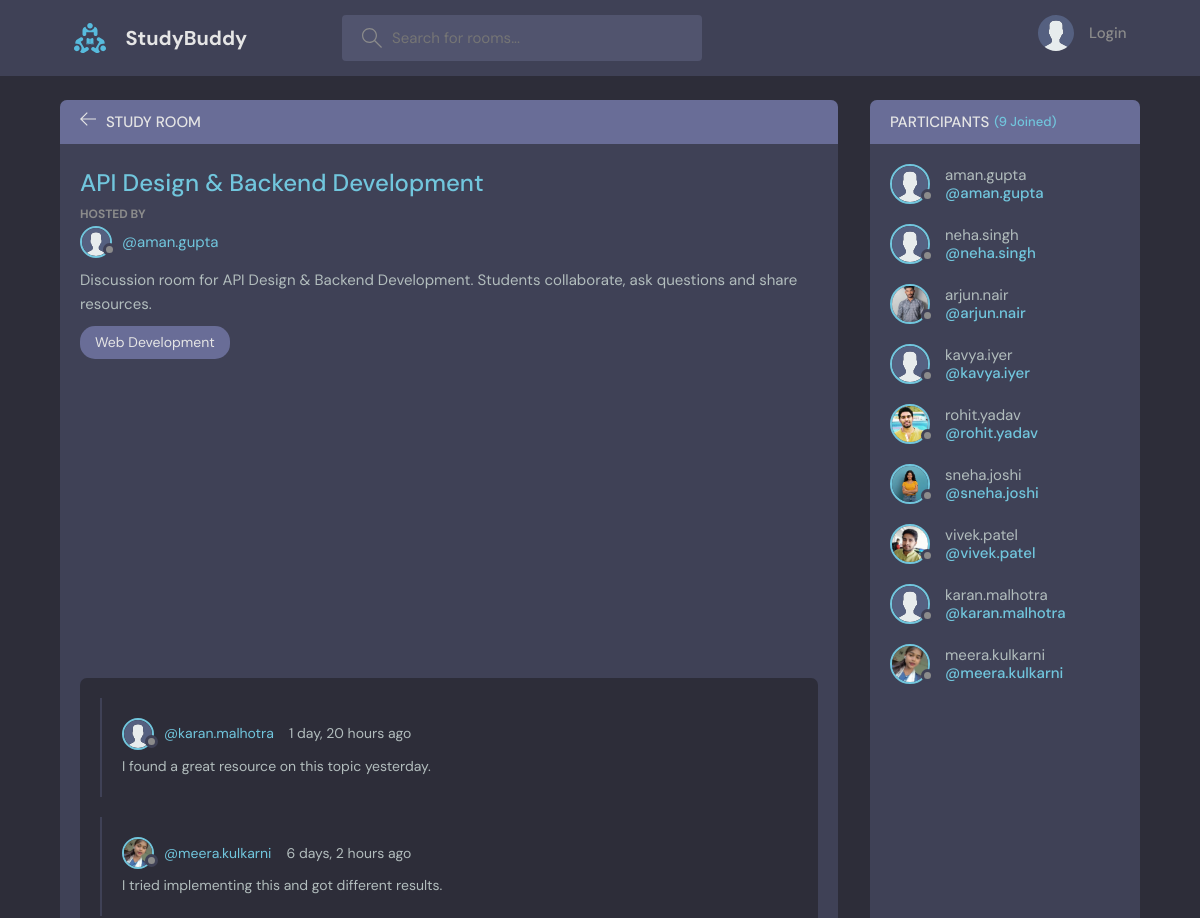
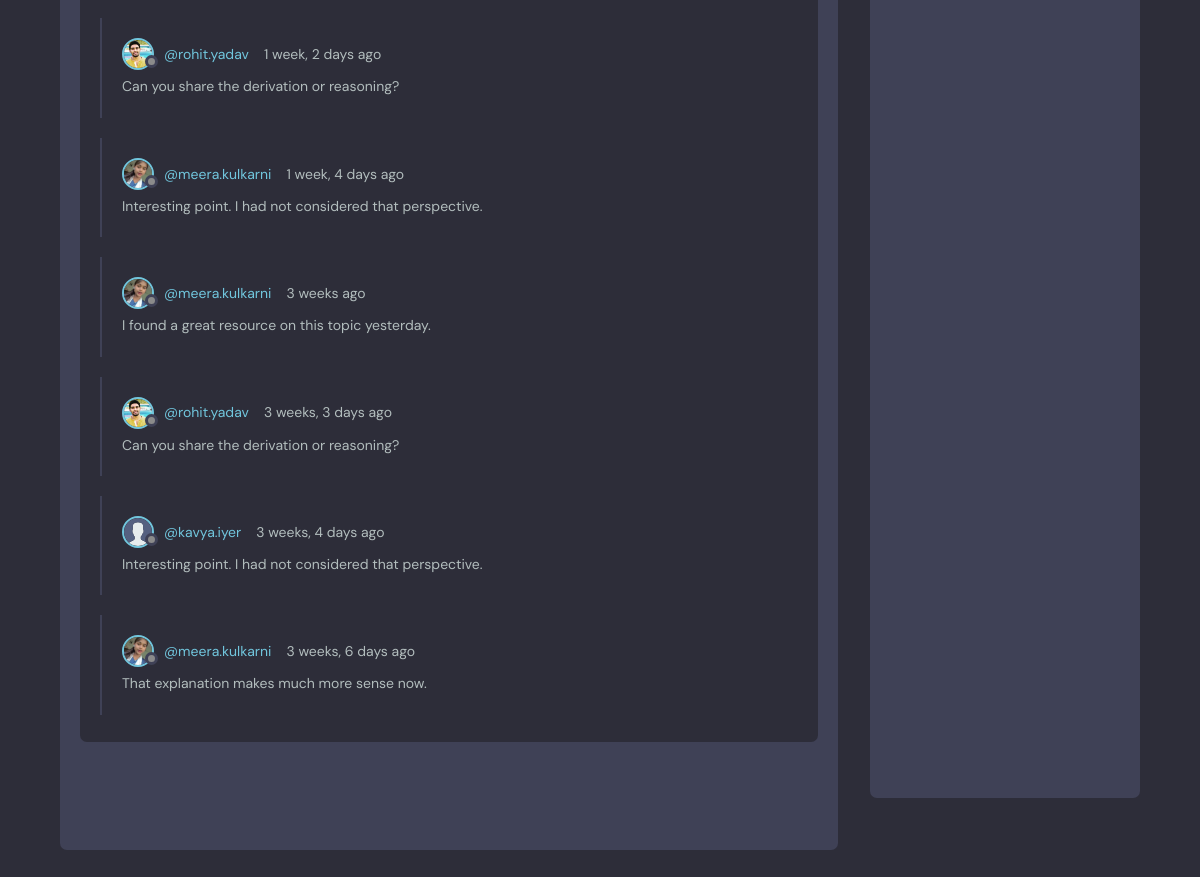
Page /room/65 on the committed database (2 pictures, top to bottom).
### base/models.py (models this page shows, shortened)
class Room(models.Model):
    host = models.ForeignKey(User, on_delete=models.SET_NULL, null = True)
    topic = models.ForeignKey(Topic, on_delete=models.SET_NULL, null = True)
    name = models.CharField(max_length = 200)
    description = models.TextField(null = True, blank = True)
    participants = models.ManyToManyField(User, related_name='participants', blank = True)
    create = models.DateTimeField(auto_now_add=True)
    update = models.DateTimeField(auto_now=True)
    class Meta:
        ordering = ["-update", "-create"]

class User(AbstractUser):
    name = models.CharField(max_length = 200, null = True)
    email = models.EmailField(unique = True, null = True)
    bio = models.TextField(null = True)
    avatar = models.ImageField(null = True, default = "avatar.svg")
    USERNAME_FIELD = 'email'
    REQUIRED_FIELDS = []

class Topic(models.Model):
    name = models.CharField(max_length=200)

class Message(models.Model):
    user = models.ForeignKey(User, on_delete=models.CASCADE)
    room = models.ForeignKey(Room, on_delete=models.CASCADE)
    body = models.TextField()
    create = models.DateTimeField(auto_now_add=True)
    update = models.DateTimeField(auto_now=True)
    class Meta:
        ordering = ["-update", "-create"]

### base/views.py (the view, shortened to what this page needs)
# urls.py: path('room/<str:pk>', views.room_page, name = "room page"),
def room_page(request, pk):
    our_room = Room.objects.get(id = pk)
    participants = our_room.participants.all()
    comments = our_room.message_set.all()
    context = {'room': our_room, 'comments': comments, 'participants': participants}
    return render(request, 'base/room.html', context)

### base/templates/base/room.html (shortened to what this page needs)
{% extends 'main.html' %} {% block content %}
<main class="profile-page layout layout--2">
  <div class="container">
    <div class="room">
      <div class="room__top">
        <div class="room__topLeft">
          <a href="{% url 'home page' %}">
            <svg
              version="1.1"
              xmlns="http://www.w3.org/2000/svg"
              width="32"
              height="32"
              viewBox="0 0 32 32"
            >
              <title>arrow-left</title>
              <path
                d="M13.723 2.286l-13.723 13.714 13.719 13.714 1.616-1.611-10.96-10.96h27.625v-2.286h-27.625l10.965-10.965-1.616-1.607z"
              ></path>
            </svg>
          </a>
          <h3>Study Room</h3>
        </div>
      </div>
      <div class="room__box scroll">
        <div class="room__header scroll">
          <div class="room__info">
            <h3>{{room.name}}</h3>
          </div>
          <div class="room__hosted">
            <p>Hosted By</p>
            <a
              href="{% url 'user-profile' room.host.id %}"
              class="room__author"
            >
              <div class="avatar avatar--small">
                <img src="{{room.host.avatar.url}}" />
              </div>
              <span>@{{room.host.username}}</span>
            </a>
          </div>
          <div class="room__details">{{room.description}}</div>
          <span class="room__topics">{{room.topic.name}}</span>
        </div>
        <div class="room__conversation">
          <div class="threads scroll">
            {% for comment in comments %}
            <div class="thread">
              <div class="thread__top">
                <div class="thread__author">
                  <a
                    href="{% url 'user-profile' comment.user.id %}"
                    class="thread__authorInfo"
                  >
                    <div class="avatar avatar--small">
                      <img src="{{comment.user.avatar.url}}" />
                    </div>
                    <span>@{{comment.user.username}}</span>
                  </a>
                  <span class="thread__date"
                    >{{comment.create|timesince}} ago</span
                  >
                </div>
              </div>
              <div class="thread__details">{{comment.body}}</div>
            </div>
            {% endfor %}
          </div>
        </div>
      </div>
      <div class="room__message">
      </div>
    </div>
    <div class="participants">
      <h3 class="participants__top">
        Participants <span>({{participants.count}} Joined)</span>
      </h3>
      <div class="participants__list scroll">
        {% for participant in participants %}
        <a href="{% url 'user-profile' participant.id %}" class="participant">
          <div class="avatar avatar--medium">
            <img src="{{participant.avatar.url}}" />
          </div>
          <p>
            {{participant.username}}
            <span>@{{participant.username}}</span>
          </p>
        </a>
        {% endfor %}
      </div>
    </div>
  </div>
</main>
{% endblock %}

### rows in the picture
Room: name "API Design & Backend Development", host.avatar (placeholder picture), host.username "aman.gupta", description "Discussion room for API Design & Backend Development. Students collaborate, ask questions and share resources.", topic.name "Web Development"
Message: user.avatar (placeholder picture), user.username "karan.malhotra", create "1 day, 20 hours", body "I found a great resource on this topic yesterday."
Message: user.avatar (picture), user.username "meera.kulkarni", create "6 days, 2 hours", body "I tried implementing this and got different results."
Message: user.avatar (picture), user.username "rohit.yadav", create "1 week, 2 days", body "Can you share the derivation or reasoning?"
Message: user.avatar (picture), user.username "meera.kulkarni", create "1 week, 4 days", body "Interesting point. I had not considered that perspective."
Message: user.avatar (picture), user.username "meera.kulkarni", create "3 weeks", body "I found a great resource on this topic yesterday."
Message: user.avatar (picture), user.username "rohit.yadav", create "3 weeks, 3 days", body "Can you share the derivation or reasoning?"
Message: user.avatar (placeholder picture), user.username "kavya.iyer", create "3 weeks, 4 days", body "Interesting point. I had not considered that perspective."
Message: user.avatar (picture), user.username "meera.kulkarni", create "3 weeks, 6 days", body "That explanation makes much more sense now."
User: avatar (placeholder picture), username "aman.gupta"
User: avatar (placeholder picture), username "neha.singh"
User: avatar (picture), username "arjun.nair"
User: avatar (placeholder picture), username "kavya.iyer"
User: avatar (picture), username "rohit.yadav"
User: avatar (picture), username "sneha.joshi"
User: avatar (picture), username "vivek.patel"
User: avatar (placeholder picture), username "karan.malhotra"
User: avatar (picture), username "meera.kulkarni"

### other values in the picture
{{ participants.count }} "9"
